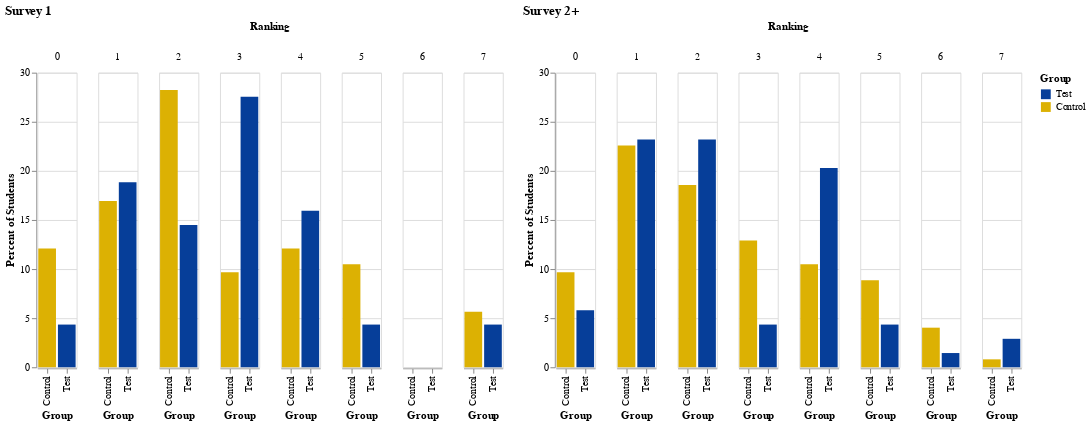

Write notebook code for a chart like this one.
### Code cell
S1_44_3 = pd.DataFrame({'Group': ['Test','Test','Test','Test','Test','Test','Test','Test',
                                 'Control','Control','Control','Control','Control','Control','Control','Control'],
                        'Ranking': ['0','1','2','3','4','5','6','7',
                                   '0','1','2','3','4','5','6','7'],
                       '%Students': [4.3478260869565215, 18.84057971014493, 14.492753623188406, 27.536231884057973, 15.942028985507244, 4.3478260869565215, 0.0, 4.3478260869565215,
                        12.096774193548388, 16.93548387096774, 28.225806451612907, 9.67741935483871, 12.096774193548388, 10.483870967741936, 0.0, 5.64516129032258]})

S2_44_3 = pd.DataFrame({'Group': ['Test','Test','Test','Test','Test','Test','Test','Test',
                                 'Control','Control','Control','Control','Control','Control','Control','Control'],
                        'Ranking': ['0','1','2','3','4','5','6','7',
                                   '0','1','2','3','4','5','6','7'],
                       '%Students': [5.797101449275362, 23.18840579710145, 23.18840579710145, 4.3478260869565215, 20.28985507246377, 4.3478260869565215, 1.4492753623188406, 2.898550724637681,
                        9.67741935483871, 22.58064516129032, 18.548387096774192, 12.903225806451612, 10.483870967741936, 8.870967741935484, 4.032258064516129, 0.8064516129032258]})

y_min = 0
y_max = 30

selection = alt.selection_multi(fields=['Group'], bind='legend')

chart1 = alt.Chart(S1_44_3).mark_bar().encode(
    column='Ranking',
    x='Group',
    y='%Students',
    color=alt.Color('Group', scale=alt.Scale(domain=['Test','Control'], range=['#063e99','#DCB103'])),
    opacity=alt.condition(selection, alt.value(1), alt.value(0.2))
).add_selection(selection).properties(title='Survey 1', )

chart2 = alt.Chart(S2_44_3).mark_bar().encode(
    column='Ranking',
    x='Group',
    y='%Students',
    color=alt.Color('Group', scale=alt.Scale(domain=['Test','Control'], range=['#063e99','#DCB103'])),
    opacity=alt.condition(selection, alt.value(1), alt.value(0.2))
).add_selection(selection).properties(title='Survey 2+')

chart1 = chart1.encode(alt.Y('%Students', title='Percent of Students', scale=alt.Scale(domain=[y_min, y_max])))
chart2 = chart2.encode(alt.Y('%Students', title='Percent of Students', scale=alt.Scale(domain=[y_min, y_max])))

chart1 | chart2

### Figure 1 — Vega-Lite specification as saved in the notebook (floating-point values rounded to 4 significant figures)
{"config": {"view": {"continuousWidth": 400, "continuousHeight": 300}}, "hconcat": [{"data": {"name": "data-53e7dba34ad2c80b668f43365cd14477"}, "mark": "bar", "encoding": {"color": {"type": "nominal", "field": "Group", "scale": {"domain": ["Test", "Control"], "range": ["#063e99", "#DCB103"]}}, "column": {"type": "nominal", "field": "Ranking"}, "opacity": {"condition": {"value": 1, "selection": "selector003"}, "value": 0.2}, "x": {"type": "nominal", "field": "Group"}, "y": {"type": "quantitative", "field": "%Students", "scale": {"domain": [0, 30]}, "title": "Percent of Students"}}, "selection": {"selector003": {"type": "multi", "fields": ["Group"], "bind": "legend"}}, "title": "Survey 1"}, {"data": {"name": "data-37126081bda849e2c8d9d321a8157dfb"}, "mark": "bar", "encoding": {"color": {"type": "nominal", "field": "Group", "scale": {"domain": ["Test", "Control"], "range": ["#063e99", "#DCB103"]}}, "column": {"type": "nominal", "field": "Ranking"}, "opacity": {"condition": {"value": 1, "selection": "selector003"}, "value": 0.2}, "x": {"type": "nominal", "field": "Group"}, "y": {"type": "quantitative", "field": "%Students", "scale": {"domain": [0, 30]}, "title": "Percent of Students"}}, "selection": {"selector003": {"type": "multi", "fields": ["Group"], "bind": "legend"}}, "title": "Survey 2+"}], "$schema": "https://vega.github.io/schema/vega-lite/v4.8.1.json", "datasets": {"data-53e7dba34ad2c80b668f43365cd14477": [{"Group": "Test", "Ranking": "0", "%Students": 4.348}, {"Group": "Test", "Ranking": "1", "%Students": 18.84}, {"Group": "Test", "Ranking": "2", "%Students": 14.49}, {"Group": "Test", "Ranking": "3", "%Students": 27.54}, {"Group": "Test", "Ranking": "4", "%Students": 15.94}, {"Group": "Test", "Ranking": "5", "%Students": 4.348}, {"Group": "Test", "Ranking": "6", "%Students": 0.0}, {"Group": "Test", "Ranking": "7", "%Students": 4.348}, {"Group": "Control", "Ranking": "0", "%Students": 12.1}, {"Group": "Control", "Ranking": "1", "%Students": 16.94}, {"Group": "Control", "Ranking": "2", "%Students": 28.23}, {"Group": "Control", "Ranking": "3", "%Students": 9.677}, {"Group": "Control", "Ranking": "4", "%Students": 12.1}, {"Group": "Control", "Ranking": "5", "%Students": 10.48}, {"Group": "Control", "Ranking": "6", "%Students": 0.0}, {"Group": "Control", "Ranking": "7", "%Students": 5.645}], "data-37126081bda849e2c8d9d321a8157dfb": [{"Group": "Test", "Ranking": "0", "%Students": 5.797}, {"Group": "Test", "Ranking": "1", "%Students": 23.19}, {"Group": "Test", "Ranking": "2", "%Students": 23.19}, {"Group": "Test", "Ranking": "3", "%Students": 4.348}, {"Group": "Test", "Ranking": "4", "%Students": 20.29}, {"Group": "Test", "Ranking": "5", "%Students": 4.348}, {"Group": "Test", "Ranking": "6", "%Students": 1.449}, {"Group": "Test", "Ranking": "7", "%Students": 2.899}, {"Group": "Control", "Ranking": "0", "%Students": 9.677}, {"Group": "Control", "Ranking": "1", "%Students": 22.58}, {"Group": "Control", "Ranking": "2", "%Students": 18.55}, {"Group": "Control", "Ranking": "3", "%Students": 12.9}, {"Group": "Control", "Ranking": "4", "%Students": 10.48}, {"Group": "Control", "Ranking": "5", "%Students": 8.871}, {"Group": "Control", "Ranking": "6", "%Students": 4.032}, {"Group": "Control", "Ranking": "7", "%Students": 0.8065}]}}
